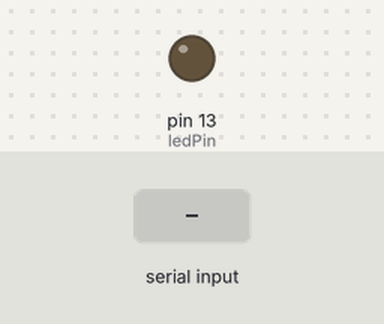
This sketch was run on a simulated Arduino Uno, built with avr-gcc and run on an emulated ATmega328P. Shown: output pins drawn as LEDs (lit = HIGH). The inputs (shaded band) are chosen by the test bench. What the sketch prints to the serial monitor is not drawn.

Above: at 1.2 s.
1.3 s: "1" received over Serial
At 2.8 s:
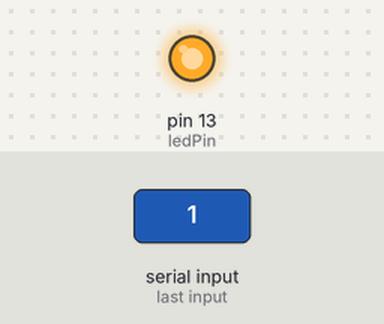
Timing chart, 0 to 4.5 s (numbered marks = the images above; inputs shaded):
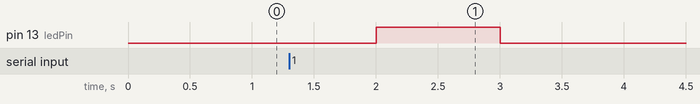

Measured:
- after the input at 1.3 s, pin 13 (ledPin): LOW → HIGH after 0.70 s, → LOW 1.0 s later

The sketch:

Serial.read.ino
```cpp
char comchar;
int status;
int ledPin = 13;
void setup(){
  Serial.begin(9600);
  while(Serial.read() >= 0){}
  pinMode(ledPin, OUTPUT);

}

void loop(){
  comchar = Serial.read();
  Serial.print("Serial.read:");
  Serial.println(comchar);
  if(comchar == '1'){
    digitalWrite(ledPin, HIGH);
  }else{
    digitalWrite(ledPin, LOW);
  }

   //digitalWrite(ledPin, HIGH);
  status = digitalRead(ledPin);
  Serial.print("The key value:");
  Serial.println(status);
  delay(1000);
}
//Serial.read()每次读取一个字符为char型,不是int型.
```
